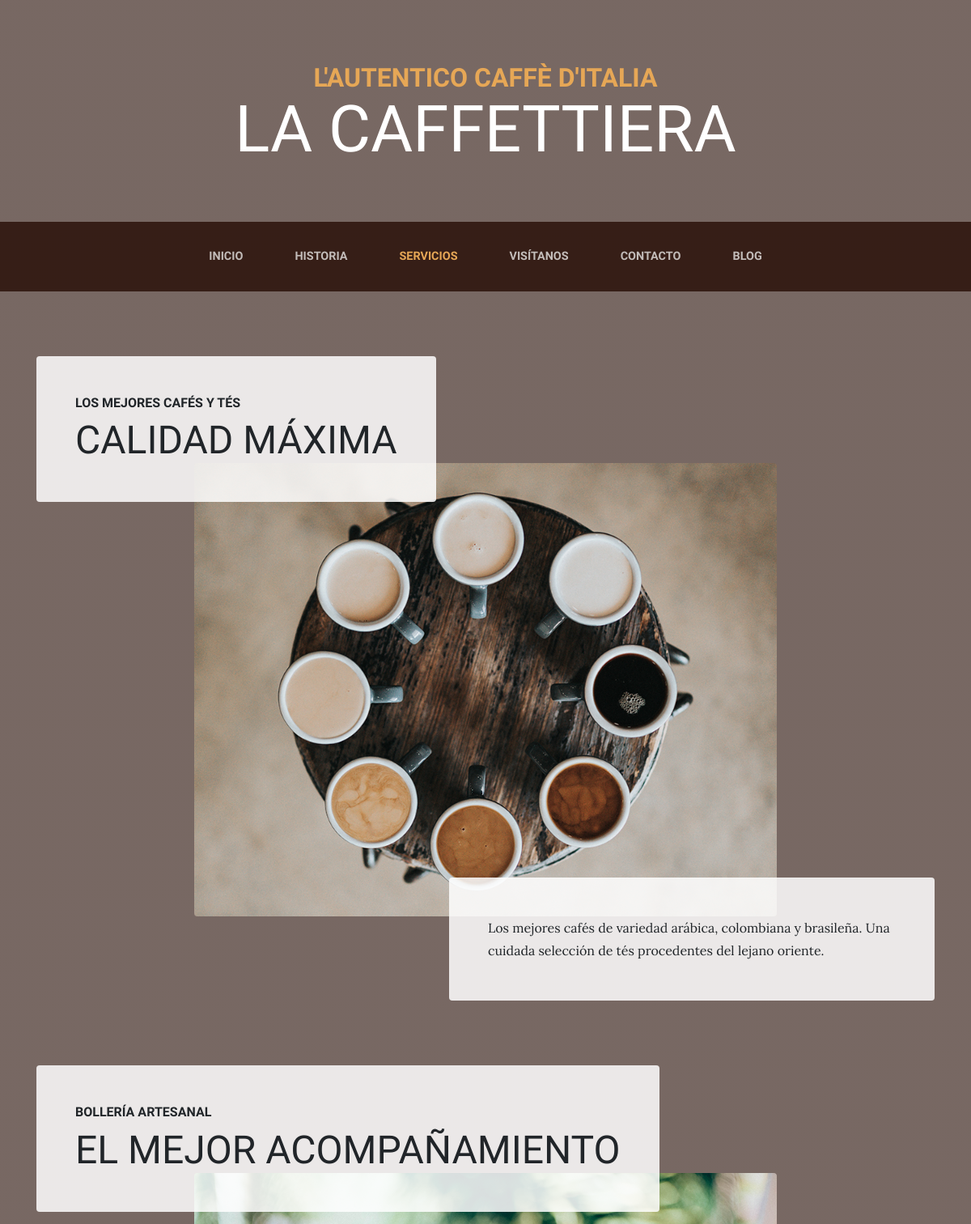
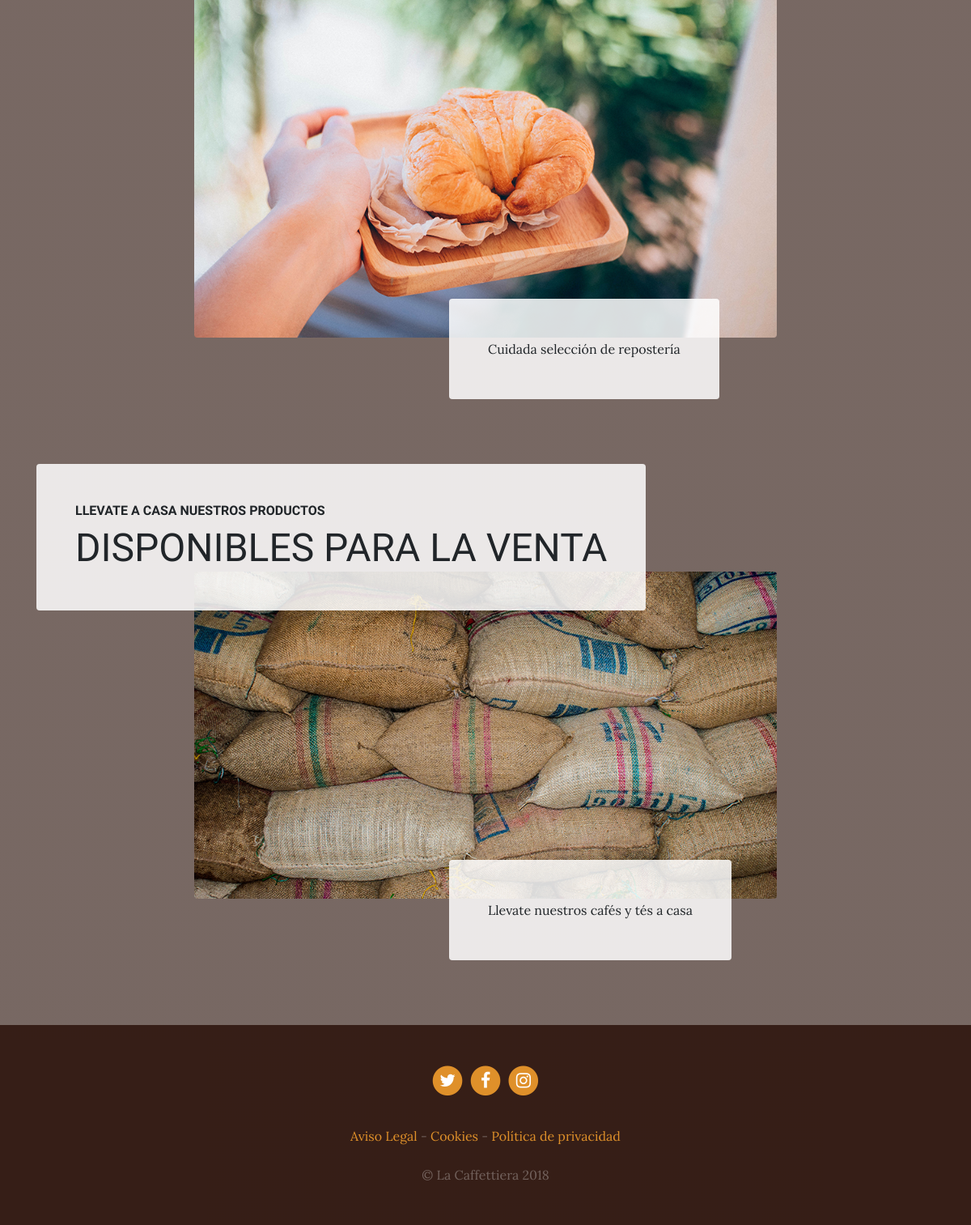
Page /services/ on the committed database (2 pictures, top to bottom).
### services/models.py (models this page shows, shortened)
class Service(models.Model):
    title = models.CharField(max_length = 200, verbose_name = "Título")
    subtitle = models.CharField(max_length = 200, verbose_name = "Subtítulo")
    content = models.TextField(verbose_name= "Contenido")
    image = models.ImageField(verbose_name= "Imagen", upload_to ="services")
    created = models.DateTimeField(verbose_name="Fecha de creación", auto_now_add=True)
    updated = models.DateTimeField(verbose_name= "Fecha de actualización", auto_now=True)
    class Meta:
        verbose_name = "servicio"
        verbose_name_plural = "servicios"
        ordering = ["-created"]

### pages/models.py (models this page shows, shortened)
class Page(models.Model):
    title = models.CharField(verbose_name = "Tìtulo", max_length=200 )
    content = RichTextField(verbose_name = "Contenido")
    order = models.SmallIntegerField(verbose_name="Orden",default=0)
    created = models.DateTimeField(auto_now_add = True, verbose_name = "Fecha de creación")
    updated = models.DateTimeField(auto_now = True, verbose_name = "Fecha de actualización ")
    class Meta:
        verbose_name = "página"
        verbose_name_plural = "páginas"
        ordering = ['order','title']

### services/views.py (the view)
# urls.py: path('',views.services, name ='services'),
def services(request):
    services = Service.objects.all()
    return render(request, 'services/services.html',{'services':services})

### pages/templatetags/pages_extras.py (called while the page is built)
@register.simple_tag
def get_page_list():
    pages = Page.objects.all()
    return pages

### social/processor.py (called while the page is built)
def ctx_dict(request):
    ctx = {}
    links = Link.objects.all()
    for link in links:
        ctx[link.key] = link.url
    return ctx

### services/templates/services/services.html (shortened to what this page needs)
{% extends 'appcore/base.html' %}
{% load static %}
{% block content %}
  {% for service in services reversed%}
    <section class="page-section">
      <div class="container">
        <div class="product-item">
          <div class="product-item-title d-flex">
            <div class="bg-faded p-5 d-flex mr-auto rounded">
              <h2 class="section-heading mb-0">
                <span class="section-heading-upper">{{service.title}}</span>
                <span class="section-heading-lower">{{service.subtitle}}</span>
              </h2>
            </div>
          </div>
          <img class="product-item-img mx-auto d-flex rounded img-fluid mb-3 mb-lg-0" src="{{service.image.url}}" alt="">
          <div class="product-item-description d-flex ml-auto">
            <div class="bg-faded p-5 rounded">
              <p class="mb-0">{{service.content}}</p>
            </div>
          </div>
        </div>
      </div>
    </section>
  {% endfor %}
{% endblock %}

### appcore/templates/appcore/base.html (shortened to what this page needs)
{% load static %}
<!DOCTYPE html>
<html lang="es">
  <head>
    <link href="{% static 'appcore/vendor/bootstrap/css/bootstrap.min.css' %}" rel="stylesheet">
    <link href="{% static 'appcore/vendor/font-awesome/css/font-awesome.min.css' %}" rel="stylesheet" type="text/css">
    <link href="{% static 'appcore/css/business-casual.css' %}" rel="stylesheet">
  </head>
  <body>
    <h1 class="site-heading text-center text-white d-none d-lg-block">
      <span class="site-heading-upper text-primary mb-3">L'autentico caffè d'italia</span>
      <span class="site-heading-lower">La Caffettiera</span>
    </h1>
    <nav class="navbar navbar-expand-lg navbar-dark py-lg-4" id="mainNav">
      <div class="container">
        <div class="collapse navbar-collapse" id="navbarResponsive">
          <ul class="navbar-nav mx-auto">
            <li class="nav-item px-lg-4 {% if request.path == '/' %} active {% endif %} ">
              <a class="nav-link text-uppercase text-expanded" href="{% url 'home' %}">Inicio</a>
            </li>
            <li class="nav-item  px-lg-4 {% if request.path == '/about/' %} active {% endif %}">
              <a class="nav-link text-uppercase text-expanded" href="{% url 'about' %}">Historia</a>
            </li>
            <li class="nav-item px-lg-4 {% if request.path == '/services/' %} active {% endif %} ">
              <a class="nav-link text-uppercase text-expanded" href="{% url 'services' %}">Servicios</a>
            </li>
            <li class="nav-item  px-lg-4 {% if request.path == '/store/' %} active {% endif %} ">
              <a class="nav-link text-uppercase text-expanded" href="{% url 'store' %}">Visítanos</a>
            </li>
            <li class="nav-item px-lg-4 {% if request.path == '/contact/' %} active {% endif %} ">
              <a class="nav-link text-uppercase text-expanded" href="{% url 'contact' %}">Contacto</a>
            </li>
           <li class="nav-item px-lg-4 {% if request.path|slice:":6" == '/blog/' %}active{% endif %}">
              <a class="nav-link text-uppercase text-expanded" href="{% url 'blog' %}">Blog</a>
            </li>
          </ul>
        </div>
      </div>
    </nav>
    {%block content %}{% endblock %}
    <footer class="footer text-faded text-center py-5">
      <div class="container">
        <p class="m-0">
        {% if LINK_TWITTER %}
	        <a href="{{LINK_TWITTER}}" class="link">
	          <span class="fa-stack fa-lg">
	            <i class="fa fa-circle fa-stack-2x"></i>
	            <i class="fa fa-twitter fa-stack-1x fa-inverse"></i>
	          </span>
	        </a>
          {% endif %}
          {% if LINK_FACEBOOK %}
	        <a href="{{LINK_FACEBOOK}}" class="link">
	          <span class="fa-stack fa-lg">
	            <i class="fa fa-circle fa-stack-2x"></i>
	            <i class="fa fa-facebook fa-stack-1x fa-inverse"></i>
	          </span>
	        </a>
          {% endif%}
          {% if LINK_INSTAGRAM %}
	        <a href="{{LINK_INSTAGRAM}}" class="link">
	          <span class="fa-stack fa-lg">
	            <i class="fa fa-circle fa-stack-2x"></i>
	            <i class="fa fa-instagram fa-stack-1x fa-inverse"></i>
	          </span>
	        </a>
          {% endif %}
	    </p>
        <p class="m-0 mbt">
          {%load pages_extras %}
          {%get_page_list as page_list %}
          {% for page in page_list %}
            <a href = "{% url 'page' page.id  page.title|slugify %}" class = "link" >{{page.title}} </a>
            {% if not forloop.last %}-{% endif %}
          {% endfor %}
		</p>
        <p class="m-0 mbt1">&copy; La Caffettiera 2018</p>
      </div>
	</footer>
  </body>
</html>

### appcore/static/appcore/css/business-casual.css (style rules this page uses)
body { font-family: 'Lora'; background: linear-gradient(rgba(47, 23, 15, 0.65), rgba(47, 23, 15, 0.65)), url("../img/bg.jpg"); background-attachment: fixed; background-position: center; background-size: cover; }
h1, h2, h3, h4, h5, h6 { font-family: 'Raleway'; }
p { line-height: 1.75; }
.text-faded { color: rgba(255, 255, 255, 0.3); }
.site-heading { margin-top: 5rem; margin-bottom: 5rem; text-transform: uppercase; line-height: 1; font-family: 'Raleway'; }
.site-heading .site-heading-upper { display: block; font-size: 2rem; font-weight: 800; }
.site-heading .site-heading-lower { font-size: 5rem; font-weight: 100; line-height: 4rem; }
.page-section { margin-top: 5rem; margin-bottom: 5rem; }
.section-heading { text-transform: uppercase; }
.section-heading .section-heading-upper { display: block; font-size: 1rem; font-weight: 800; padding-bottom:.5rem; }
.section-heading .section-heading-lower { display: block; font-size: 3rem; font-weight: 100; }
.bg-faded { background-color: rgba(255, 255, 255, 0.85); }
#mainNav { background-color: rgba(47, 23, 15, 0.9); font-family: 'Raleway'; }
#mainNav .navbar-nav .nav-item .nav-link { color: rgba(255, 255, 255, 0.7); font-weight: 800; }
#mainNav .navbar-nav .nav-item.active .nav-link { color: #e6a756; }
@media (min-width: 992px) { #mainNav .navbar-nav .nav-item .nav-link { font-size: 0.9rem; } }
@media (min-width: 992px) { .product-item .product-item-title { position: relative; z-index: 1; margin-bottom: -3rem; } }
@media (min-width: 992px) { .product-item .product-item-img { position: relative; z-index: 0; max-width: 60vw; } }
@media (min-width: 992px) { .product-item .product-item-description { position: relative; z-index: 1; margin-top: -3rem; max-width: 50vw; } }
.footer { background-color: rgba(47, 23, 15, 0.9); }
.text-primary { color: #e6a756 !important; }
.mbt { padding-top: 2rem; }
.mbt1 { padding-top: 1.25rem; }
a.link { color: #df902a; }

### rows in the picture
Service: title "LOS MEJORES CAFÉS Y TÉS", subtitle "CALIDAD MÁXIMA", image (picture), content "Los mejores cafés de variedad arábica, colombiana y brasileña. Una cuidada selección de tés procedentes del lejano oriente."
Service: title "BOLLERÍA ARTESANAL", subtitle "EL MEJOR ACOMPAÑAMIENTO", image (picture), content "Cuidada selección de repostería"
Service: title "LLEVATE A CASA NUESTROS PRODUCTOS", subtitle "DISPONIBLES PARA LA VENTA", image (picture), content "Llevate nuestros cafés y tés a casa"
Page: title "Aviso Legal"
Page: title "Cookies"
Page: title "Política de privacidad"
